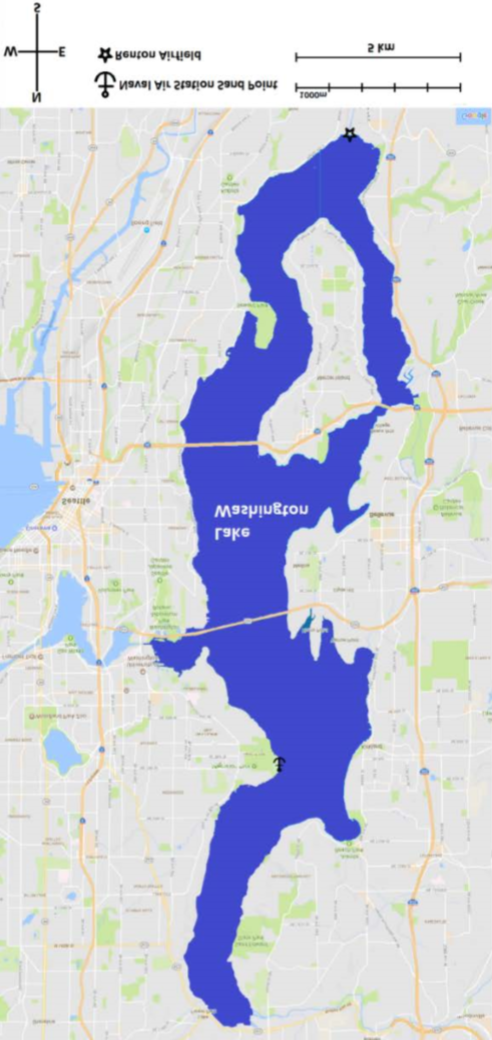
#> input picture PyANU v2.3.1/Lake Washington.PNG, 492 x 1040 px, given in place of the camera
$ python CSR.py
#> lines starting #> are read from the running program, lines starting #| are printed output that depends on the picture; after the words box and inside, x2 and y2 are one past the last pixel; in counts of white or black regions, pixels touching at a corner belong together
import numpy as np
import argparse
import imutils
import cv2

class ShapeDetector:
	def __init__(self):
		pass

	def detect(self, c):
		shape = "unidentified"
		peri = cv2.arcLength(c, True)
		approx = cv2.approxPolyDP(c, 0.04 * peri, True)

		if len(approx) == 3:
			shape = "triangle"

		elif len(approx) == 4:
			(x, y, w, h) = cv2.boundingRect(approx)
			ar = w / float(h)

			shape = "square" if ar >= 0.95 and ar <= 1.05 else "rectangle"

		elif len(approx) == 5:
			shape = "pentagon"

		#else:
		#	shape = "circle"

		return shape

class CSR:

    def RunCSR(self):
        ap = argparse.ArgumentParser()
        ap.add_argument("-v", "--video",
                        help="path to the (optional) video file")
        ap.add_argument("-b", "--buffer", type=int, default=64,
                        help="max buffer size")
        args = vars(ap.parse_args())

        lower = {'red': (166, 84, 141), 'green': (66, 122, 129), 'blue': (102, 104, 121), 'yellow': (23, 59, 119),
         'orange': (0, 50, 80)}  # assign new item lower['blue'] = (93, 10, 0)
        upper = {'red': (186, 255, 255), 'green': (86, 255, 255), 'blue': (119, 255, 255), 'yellow': (54, 255, 255),
         'orange': (20, 255, 255)}

        colors = {'red': (0, 0, 255), 'green': (0, 255, 0), 'blue': (255, 2, 2), 'yellow': (0, 255, 217),
         'orange': (0, 140, 255)}

        if not args.get("video", False):
            camera = cv2.VideoCapture(0)

        else:
            camera = cv2.VideoCapture(args["video"])

        while True:
            (grabbed, frame) = camera.read()
#> frame is the input picture: shape (1040, 492, 3); mean B, G, R 220.5, 203, 199.7
            if args.get("video") and not grabbed:
                break

            #frame = imutils.resize(frame, width=600)

            #convert it to grayscale, and then blur it using a Gaussian filter with a 11 x 11 kernel.
            blurred = cv2.GaussianBlur(frame, (11, 11), 0)
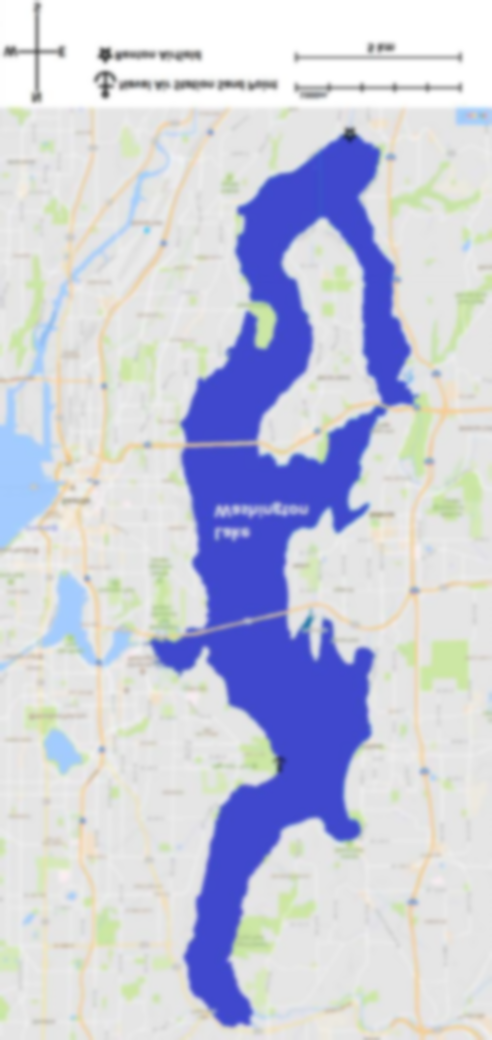
#> blurred: shape (1040, 492, 3); mean B, G, R 220.5, 203, 199.8
            hsv = cv2.cvtColor(blurred, cv2.COLOR_BGR2HSV)
#> hsv: shape (1040, 492, 3); mean H, S, V 52.3, 38, 226.7
            sd = ShapeDetector()

            for key, value in upper.items():
                kernel = np.ones((9, 9), np.uint8)
                mask = cv2.inRange(hsv, lower[key], upper[key])
                mask = cv2.morphologyEx(mask, cv2.MORPH_OPEN, kernel)
                mask = cv2.morphologyEx(mask, cv2.MORPH_CLOSE, kernel)
                cnts = cv2.findContours(mask.copy(), cv2.RETR_EXTERNAL,
                                        cv2.CHAIN_APPROX_SIMPLE)[-2]
                center = None


                if len(cnts) > 0:
                    c = max(cnts, key=cv2.contourArea)
                    ((x, y), radius) = cv2.minEnclosingCircle(c)
                    M = cv2.moments(c)
                    center = (int(M["m10"] / M["m00"]), int(M["m01"] / M["m00"]))
                    shape = sd.detect(c)
                    if radius > 0.5:
                        cv2.drawContours(frame, [c], -1, (0, 255, 0), 2)

                        if(key == "red" and shape == "triangle"):
                                cv2.putText(frame, "A", (int(x - radius), int(y - radius)), cv2.FONT_HERSHEY_SIMPLEX, 2.0,
                                        colors["red"], 2)
                        if((key == "yellow" or key == "orange" or key == "green") and shape == "triangle"):
                                cv2.putText(frame, "B", (int(x - radius), int(y - radius)), cv2.FONT_HERSHEY_SIMPLEX, 2.0,
                                        colors["yellow"], 2)
                        if(key == "blue" and shape == "triangle"):
                                cv2.putText(frame, "C", (int(x - radius), int(y - radius)), cv2.FONT_HERSHEY_SIMPLEX, 2.0,
                                        colors["blue"], 2)
                        if(key == "red" and shape == "rectangle"):
                                cv2.putText(frame, "D", (int(x - radius), int(y - radius)), cv2.FONT_HERSHEY_SIMPLEX, 2.0,
                                        colors["red"], 2)
                        if((key == "yellow" or key == "orange" or key == "green") and shape == "rectangle"):
                                cv2.putText(frame, "E", (int(x - radius), int(y - radius)), cv2.FONT_HERSHEY_SIMPLEX, 2.0,
                                        colors["yellow"], 2)
                        if(key == "blue" and shape == "rectangle"):
                                cv2.putText(frame, "F", (int(x - radius), int(y - radius)), cv2.FONT_HERSHEY_SIMPLEX, 2.0,
                                        colors["blue"], 2)
#> this loop made 5 passes
#> (radius, center, peri in detect, approx in detect, shape) on pass 3: (447.8, (278, 548), 3433.7, [[361, 139], [224, 1024]], 'unidentified')
#> (radius, center, peri in detect, shape) on pass 4: (29.71, (447, 662), 175.5, 'pentagon')
#> pass 3, in RunCSR, `mask = cv2.inRange(hsv, lower[key], upper[key])`:
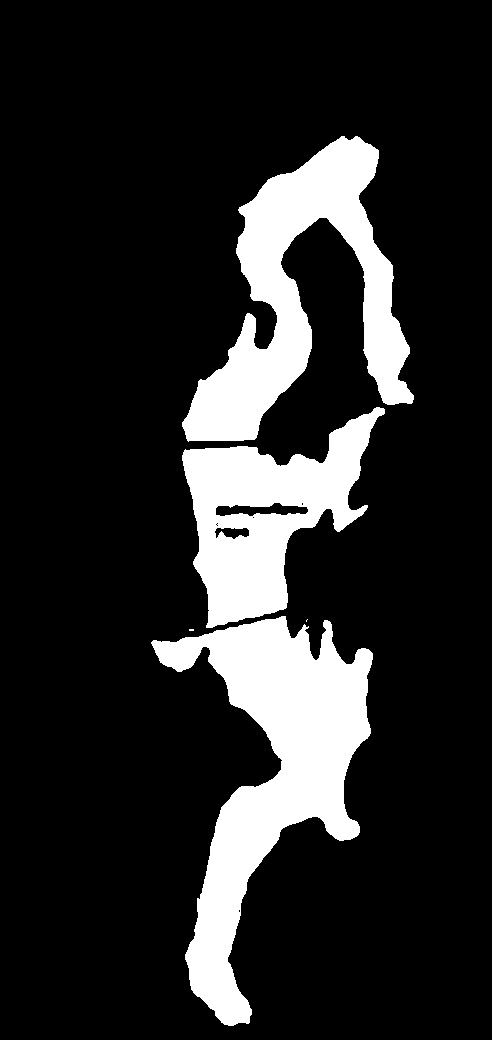
#> mask: shape (1040, 492); 15.9% white; 5 white regions (2 under 20 px), largest, box (x1, y1, x2, y2) and area: (151, 616, 373, 1026) 33834, (182, 136, 414, 442) 27069, (182, 407, 385, 628) 20395
#> pass 3, in RunCSR, `mask = cv2.morphologyEx(mask, cv2.MORPH_OPEN, kernel)`:
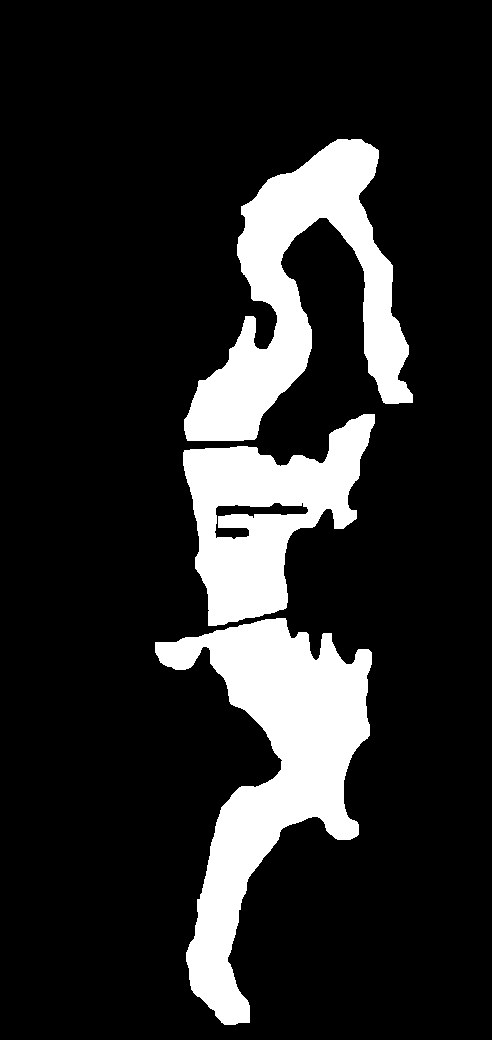
#> mask: shape (1040, 492); 15.7% white; 3 white regions, box (x1, y1, x2, y2) and area: (155, 618, 372, 1025) 33539, (184, 139, 413, 441) 26938, (183, 414, 375, 626) 20031
#> pass 3, in RunCSR, `mask = cv2.morphologyEx(mask, cv2.MORPH_CLOSE, kernel)`:
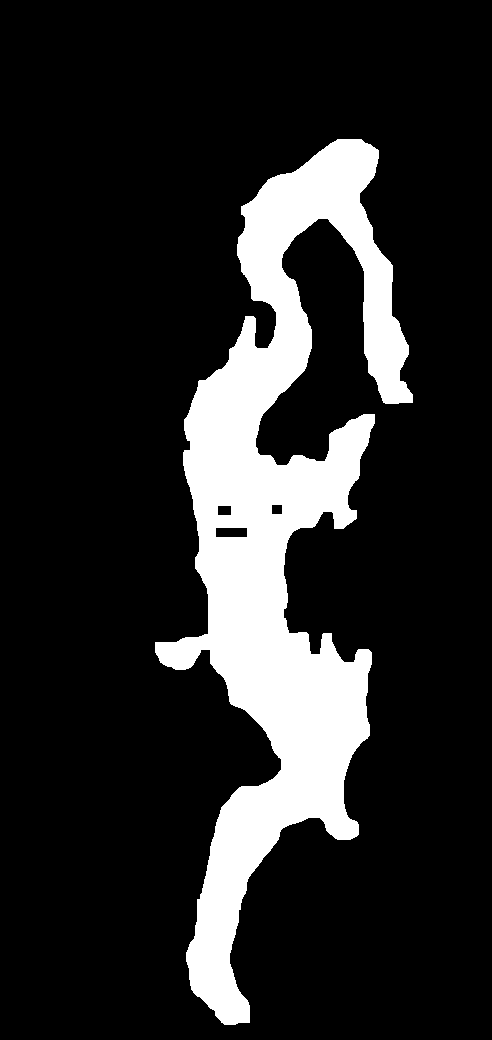
#> mask: shape (1040, 492); 16.1% white; 1 white region, box (x1, y1, x2, y2) and area: (155, 139, 413, 1025) 82211
#> after the loop:
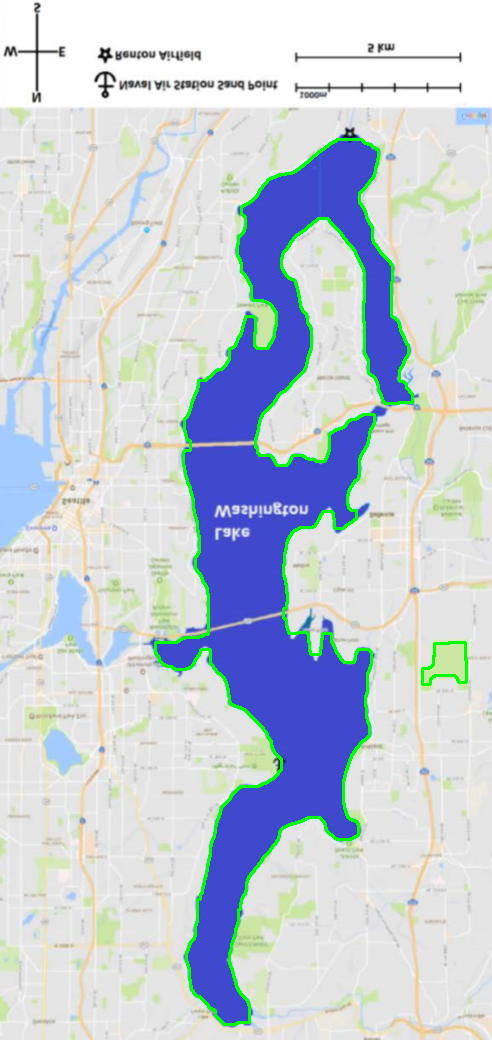
#> frame: shape (1040, 492, 3); 2.26% of pixels changed, all inside (x1, y1, x2, y2) = (154, 138, 468, 1026)

            cv2.imshow("Frame", frame)
            key = cv2.waitKey(1) & 0xFF
#> (key q is pressed here)
            if key == ord("q"):
                break

        camera.release()
        cv2.destroyAllWindows()

if __name__ == '__main__':
    NCSR = CSR()
    NCSR.RunCSR()
